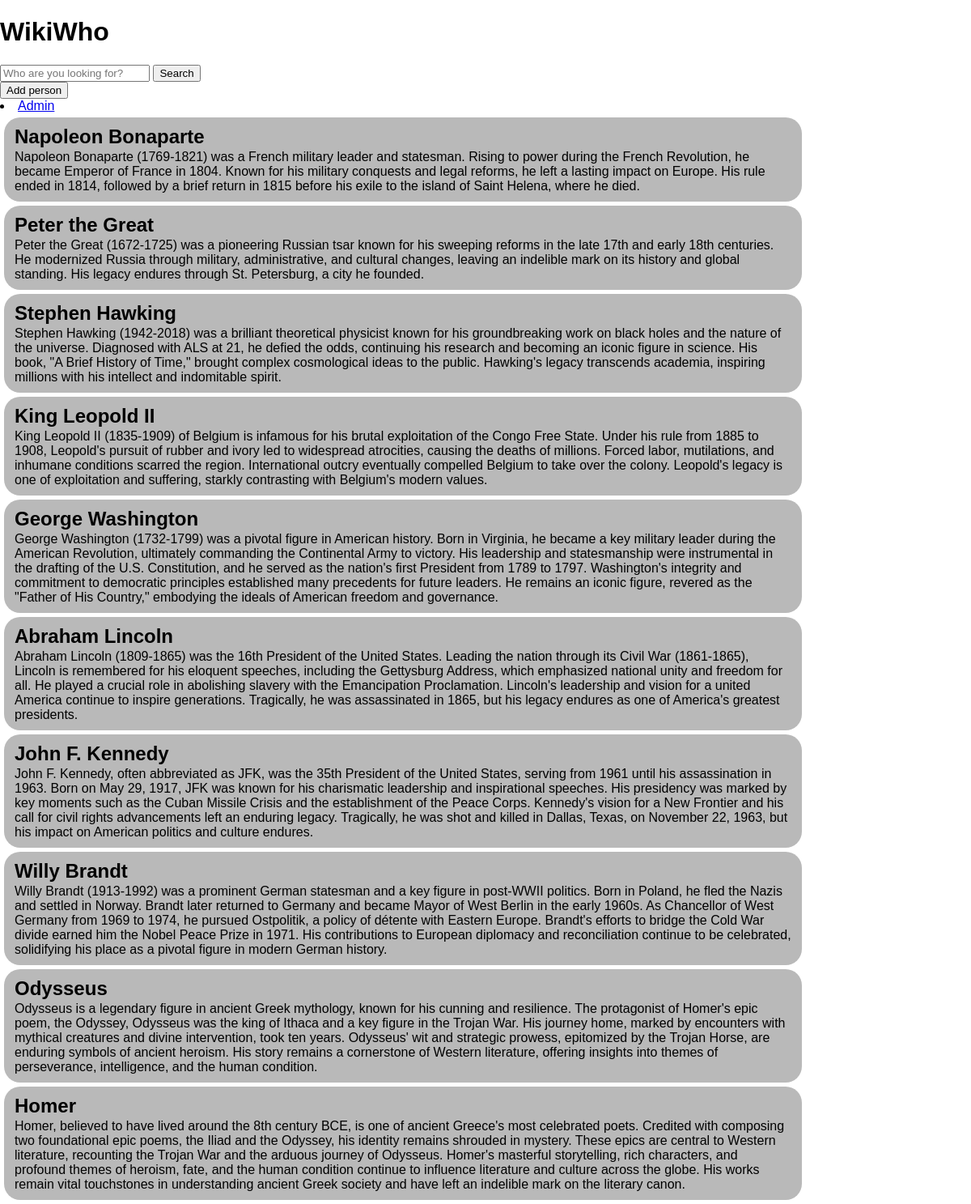
The page / on the database its author committed.
### app.py (models this page shows, shortened)
class People(db.Model):
    id = db.Column(db.Integer, primary_key=True)
    name = db.Column(db.String(50), nullable=False)
    description = db.Column(db.String(1100), nullable=False)

### app.py (the view)
@app.route('/')
def index():
    people = People.query.all()
    return render_template('index.html', people=people)

### templates/index.html (shortened to what this page needs)
{% extends 'base.html' %}
{% block head %}
<link rel="stylesheet" href="{{url_for('static', filename='css/main.css')}}">
{% endblock %}
{% block body %}
<div class="content">
    <h1>WikiWho</h1>
    <form action="/search" method="post">
        <input type="text" name="search" autocomplete="off" list="autocompletedatalist" id="search" placeholder="Who are you looking for?" value="{{ request.form['search'] }}">
        <input type="submit" value="Search">
    </form>
    <form action="/addPersonBtn/" method="POST">
        <input type="submit" value="Add person">
    </form>
    <li><a href="{{ url_for('admin')}}">Admin</a></li>
    {% for person in people %}
        <div class='person'>
            <h2 class="personname">{{ person.name }}</h2>
            <p class="persondescription">{{ person.description }}</p>
        </div>
    {% endfor %}
</div>
{% endblock %}

### templates/base.html (shortened to what this page needs)
<!DOCTYPE html>
<html lang="en">
<head>
    {% block head %}{% endblock %}
</head>
<body>
    {% block body %}{% endblock %}
</body>
</html>

### static/css/main.css (style rules this page uses)
body { margin: 0 auto; font-family: sans-serif; }
.person { border-style: solid; border-radius: 20px 20px 20px 20px; border-color: rgba(90, 118, 143, 0); background-color: rgb(185, 185, 185); width: 80%; padding: 5px 10px; margin: 5px; }
.person h2 { margin: 2px auto; }
.person p { margin: 2px auto; }

### rows shown on the page
People: name "Napoleon Bonaparte", description "Napoleon Bonaparte (1769-1821) was a French military leader and statesman. Rising to power during the French Revolution, he became Emperor of France in 1804. Known for his military conquests and legal reforms, he left a lasting impact on Europe. His rule ended in 1814, followed by a brief return in 1815 before his exile to the island of Saint Helena, where he died."
People: name "Peter the Great", description "Peter the Great (1672-1725) was a pioneering Russian tsar known for his sweeping reforms in the late 17th and early 18th centuries. He modernized Russia through military, administrative, and cultural changes, leaving an indelible mark on its history and global standing. His legacy endures through St. Petersburg, a city he founded."
People: name "Stephen Hawking", description "Stephen Hawking (1942-2018) was a brilliant theoretical physicist known for his groundbreaking work on black holes and the nature of the universe. Diagnosed with ALS at 21, he defied the odds, continuing his research and becoming an iconic figure in science. His book, \"A Brief History of Time,\" brought complex cosmological ideas to the public. Hawking's legacy transcends academia, inspiring millions with his intellect and indomitable spirit."
People: name "King Leopold II", description "King Leopold II (1835-1909) of Belgium is infamous for his brutal exploitation of the Congo Free State. Under his rule from 1885 to 1908, Leopold's pursuit of rubber and ivory led to widespread atrocities, causing the deaths of millions. Forced labor, mutilations, and inhumane conditions scarred the region. International outcry eventually compelled Belgium to take over the colony. Leopold's legacy is one of exploitation and suffering, starkly contrasting with Belgium's modern values."
People: name "George Washington", description "George Washington (1732-1799) was a pivotal figure in American history. Born in Virginia, he became a key military leader during the American Revolution, ultimately commanding the Continental Army to victory. His leadership and statesmanship were instrumental in the drafting of the U.S. Constitution, and he served as the nation's first President from 1789 to 1797. Washington's integrity and commitment to democratic principles established many precedents for future leaders. He remains an iconic figure, revered as the \"Father of His Country,\" embodying the ideals of American freedom and governance."
People: name "Abraham Lincoln", description "Abraham Lincoln (1809-1865) was the 16th President of the United States. Leading the nation through its Civil War (1861-1865), Lincoln is remembered for his eloquent speeches, including the Gettysburg Address, which emphasized national unity and freedom for all. He played a crucial role in abolishing slavery with the Emancipation Proclamation. Lincoln's leadership and vision for a united America continue to inspire generations. Tragically, he was assassinated in 1865, but his legacy endures as one of America's greatest presidents."
People: name "John F. Kennedy", description "John F. Kennedy, often abbreviated as JFK, was the 35th President of the United States, serving from 1961 until his assassination in 1963. Born on May 29, 1917, JFK was known for his charismatic leadership and inspirational speeches. His presidency was marked by key moments such as the Cuban Missile Crisis and the establishment of the Peace Corps. Kennedy's vision for a New Frontier and his call for civil rights advancements left an enduring legacy. Tragically, he was shot and killed in Dallas, Texas, on November 22, 1963, but his impact on American politics and culture endures."
People: name "Willy Brandt", description "Willy Brandt (1913-1992) was a prominent German statesman and a key figure in post-WWII politics. Born in Poland, he fled the Nazis and settled in Norway. Brandt later returned to Germany and became Mayor of West Berlin in the early 1960s. As Chancellor of West Germany from 1969 to 1974, he pursued Ostpolitik, a policy of détente with Eastern Europe. Brandt's efforts to bridge the Cold War divide earned him the Nobel Peace Prize in 1971. His contributions to European diplomacy and reconciliation continue to be celebrated, solidifying his place as a pivotal figure in modern German history."
People: name "Odysseus", description "Odysseus is a legendary figure in ancient Greek mythology, known for his cunning and resilience. The protagonist of Homer's epic poem, the Odyssey, Odysseus was the king of Ithaca and a key figure in the Trojan War. His journey home, marked by encounters with mythical creatures and divine intervention, took ten years. Odysseus' wit and strategic prowess, epitomized by the Trojan Horse, are enduring symbols of ancient heroism. His story remains a cornerstone of Western literature, offering insights into themes of perseverance, intelligence, and the human condition."
People: name "Homer", description "Homer, believed to have lived around the 8th century BCE, is one of ancient Greece's most celebrated poets. Credited with composing two foundational epic poems, the Iliad and the Odyssey, his identity remains shrouded in mystery. These epics are central to Western literature, recounting the Trojan War and the arduous journey of Odysseus. Homer's masterful storytelling, rich characters, and profound themes of heroism, fate, and the human condition continue to influence literature and culture across the globe. His works remain vital touchstones in understanding ancient Greek society and have left an indelible mark on the literary canon."
